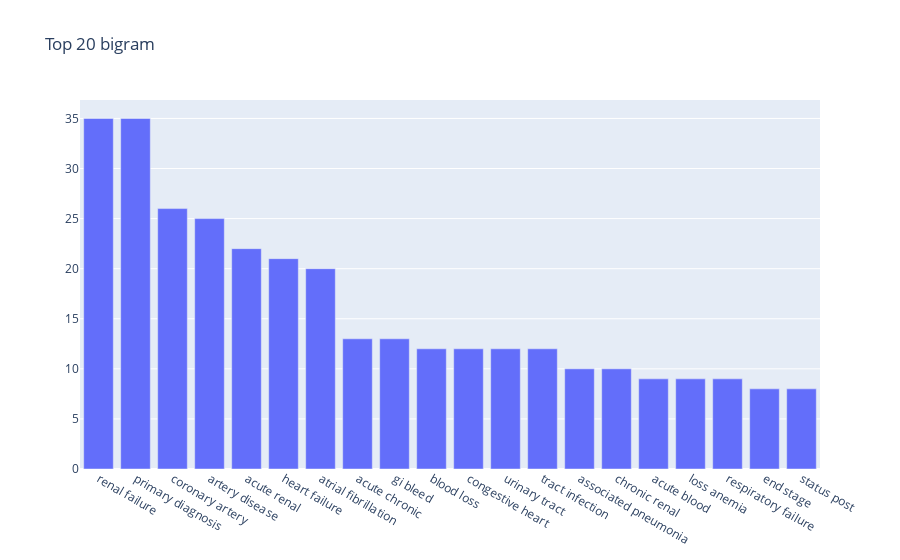

Notebook source saved alongside this figure:
### Code cell
get_top_ngram(df['discharge_diagnosis_preprocessed'], ngram=2, top_n=20, stop_words=default_stop_words())

### Figure 1 — Plotly figure (JSON) as saved in the notebook; plotly's stock layout.template omitted (floating-point values rounded to 4 significant figures)
{"data": [{"type": "bar", "x": ["renal failure", "primary diagnosis", "coronary artery", "artery disease", "acute renal", "heart failure", "atrial fibrillation", "acute chronic", "gi bleed", "blood loss", "congestive heart", "urinary tract", "tract infection", "associated pneumonia", "chronic renal", "acute blood", "loss anemia", "respiratory failure", "end stage", "status post"], "y": [35, 35, 26, 25, 22, 21, 20, 13, 13, 12, 12, 12, 12, 10, 10, 9, 9, 9, 8, 8]}], "layout": {"title": {"text": "Top 20 bigram"}}}
